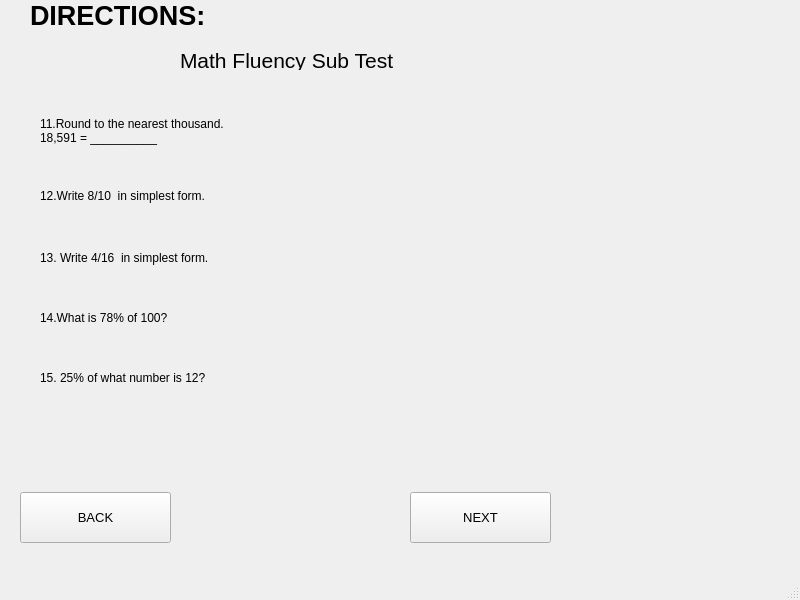
<?xml version="1.0" encoding="UTF-8"?>
<ui version="4.0">
 <class>MainWindow</class>
 <widget class="QMainWindow" name="MainWindow">
  <property name="geometry">
   <rect>
    <x>0</x>
    <y>0</y>
    <width>800</width>
    <height>600</height>
   </rect>
  </property>
  <property name="windowTitle">
   <string>MainWindow</string>
  </property>
  <widget class="QWidget" name="centralwidget">
   <widget class="QLabel" name="label">
    <property name="geometry">
     <rect>
      <x>30</x>
      <y>0</y>
      <width>221</width>
      <height>31</height>
     </rect>
    </property>
    <property name="font">
     <font>
      <pointsize>20</pointsize>
      <weight>75</weight>
      <bold>true</bold>
     </font>
    </property>
    <property name="text">
     <string>DIRECTIONS:</string>
    </property>
   </widget>
   <widget class="QLabel" name="label_2">
    <property name="geometry">
     <rect>
      <x>180</x>
      <y>50</y>
      <width>221</width>
      <height>20</height>
     </rect>
    </property>
    <property name="font">
     <font>
      <pointsize>16</pointsize>
     </font>
    </property>
    <property name="text">
     <string>Math Fluency Sub Test</string>
    </property>
   </widget>
   <widget class="QPushButton" name="pushButton">
    <property name="geometry">
     <rect>
      <x>20</x>
      <y>492</y>
      <width>151</width>
      <height>51</height>
     </rect>
    </property>
    <property name="font">
     <font>
      <pointsize>10</pointsize>
     </font>
    </property>
    <property name="text">
     <string>BACK</string>
    </property>
   </widget>
   <widget class="QPushButton" name="pushButton_2">
    <property name="geometry">
     <rect>
      <x>410</x>
      <y>492</y>
      <width>141</width>
      <height>51</height>
     </rect>
    </property>
    <property name="font">
     <font>
      <pointsize>10</pointsize>
     </font>
    </property>
    <property name="text">
     <string>NEXT</string>
    </property>
   </widget>
   <widget class="QLabel" name="label_3">
    <property name="geometry">
     <rect>
      <x>40</x>
      <y>110</y>
      <width>271</width>
      <height>41</height>
     </rect>
    </property>
    <property name="text">
     <string>11.Round to the nearest thousand.
18,591 = __________</string>
    </property>
   </widget>
   <widget class="QLabel" name="label_4">
    <property name="geometry">
     <rect>
      <x>40</x>
      <y>180</y>
      <width>221</width>
      <height>31</height>
     </rect>
    </property>
    <property name="text">
     <string>12.Write 8/10  in simplest form.</string>
    </property>
   </widget>
   <widget class="QLabel" name="label_5">
    <property name="geometry">
     <rect>
      <x>40</x>
      <y>250</y>
      <width>271</width>
      <height>16</height>
     </rect>
    </property>
    <property name="text">
     <string>13. Write 4/16  in simplest form.</string>
    </property>
   </widget>
   <widget class="QLabel" name="label_6">
    <property name="geometry">
     <rect>
      <x>40</x>
      <y>310</y>
      <width>211</width>
      <height>16</height>
     </rect>
    </property>
    <property name="text">
     <string>14.What is 78% of 100?</string>
    </property>
   </widget>
   <widget class="QLabel" name="label_7">
    <property name="geometry">
     <rect>
      <x>40</x>
      <y>370</y>
      <width>211</width>
      <height>16</height>
     </rect>
    </property>
    <property name="text">
     <string>15. 25% of what number is 12?</string>
    </property>
   </widget>
  </widget>
  <widget class="QMenuBar" name="menubar">
   <property name="geometry">
    <rect>
     <x>0</x>
     <y>0</y>
     <width>800</width>
     <height>21</height>
    </rect>
   </property>
  </widget>
  <widget class="QStatusBar" name="statusbar"/>
 </widget>
 <resources/>
 <connections/>
</ui>
